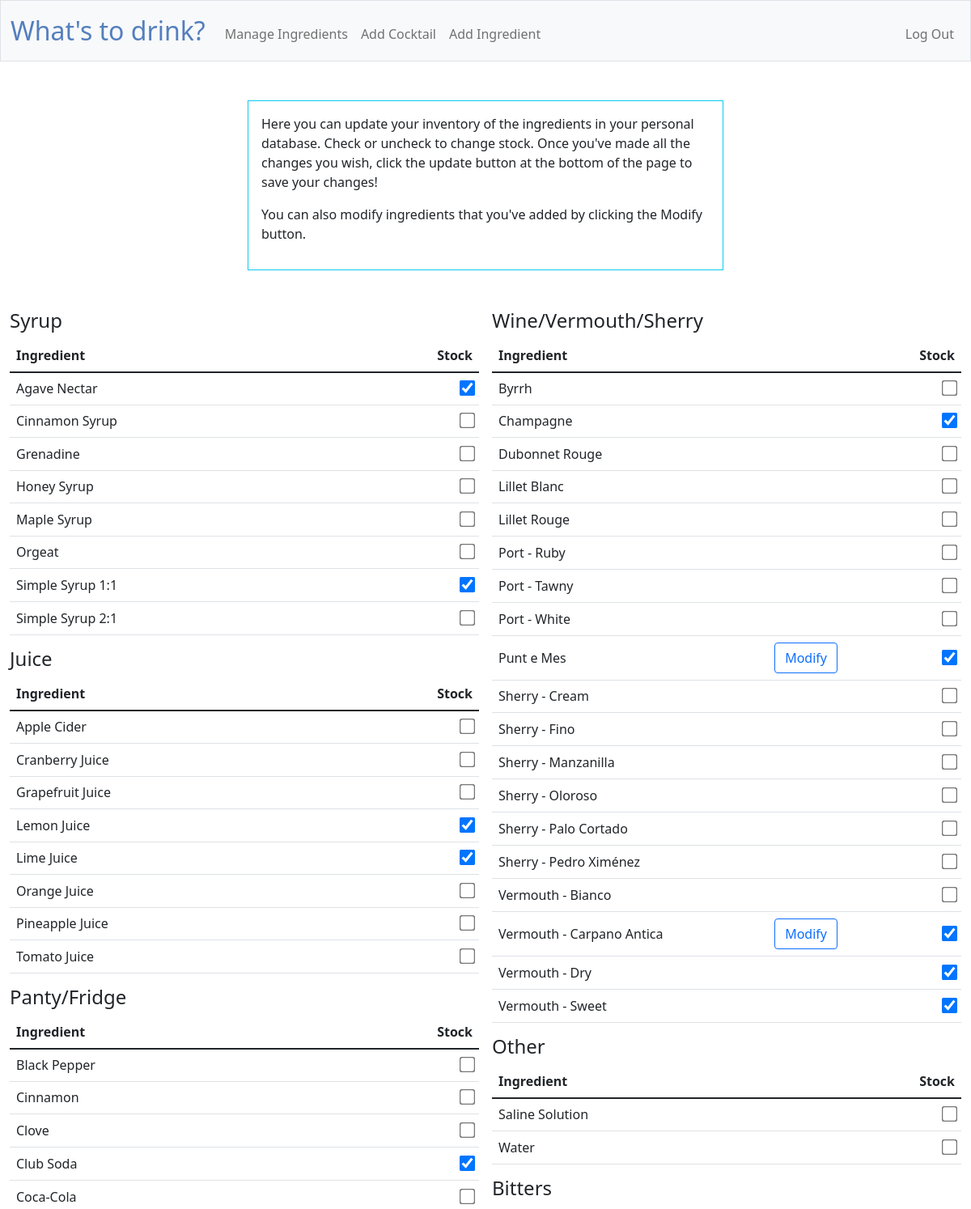
Page /manageingredients (signed in, upper part) on the committed database.
### tables this page shows
CREATE TABLE common_ingredients (id INTEGER PRIMARY KEY AUTOINCREMENT NOT NULL, name TEXT NOT NULL, type TEXT);

### app.py (the view, shortened to what this page needs)
@app.route("/manageingredients", methods=["GET", "POST"])
@login_required
def manageingredients():
    if request.method =="GET":
        ingredients = db.execute("SELECT 'common' AS source, ci.id AS ingredient_id, ci.name, ci.type, cs.stock FROM common_ingredients ci LEFT JOIN common_stock cs ON ci.id = cs.ingredient_id AND cs.user_id = ? UNION SELECT 'user' AS source, i.id AS ingredient_id, i.name, i.type, i.stock FROM ingredients i WHERE i.user_id = ? ORDER BY name ASC", session["user_id"], session["user_id"])
        types = db.execute("SELECT DISTINCT type FROM common_ingredients")
        return render_template(
            "manageingredients.html", ingredients=ingredients, types=types
        )

### app.py (called while the page is built)
@app.after_request
def after_request(response):
    response.headers["Cache-Control"] = "no-cache, no-store, must-revalidate"
    response.headers["Expires"] = 0
    response.headers["Pragma"] = "no-cache"
    return response

### helpers.py (called while the page is built)
def login_required(f):
    @wraps(f)
    def decorated_function(*args, **kwargs):
        if session.get("user_id") is None:
            return redirect("/login")
        return f(*args, **kwargs)
    return decorated_function

### templates/manageingredients.html (shortened to what this page needs)
{% extends "layout.html" %}
{% block main %}
    <div class="center mb-5 border border-info p-3">
        <p>Here you can update your inventory of the ingredients in your personal database. Check or uncheck to change stock. Once you've made all the changes you wish, click the update button at the bottom of the page to save your changes!</p>
        <p>You can also modify ingredients that you've added by clicking the Modify button.</p>
    </div>
    <form action="/manageingredients" method="post">
        <div class="table-group mb-3">
        {% for type in types %}
            <div class="no-break">
                <h4>{{ type.type }}</h4>
                <table class="table table-hover">
                    <thead>
                        <tr>
                            <th class="left-text">Ingredient</th>
                            <th></th>
                            <th class="right-text">Stock</th>
                        </tr>
                    </thead>
                    <tbody>
                        {% for ingredient in ingredients %}
                            <tr>
                                {% if ingredient.type == type.type %}
                                    <td class="left-text">{{ ingredient.name }}</td>
                                    <td class="button-cell">
                                    {% if ingredient.source == 'user' %}
                                    <button class="btn btn-outline-primary" type="button" onclick="makeModal();populateModal('{{ ingredient.name }}')">Modify</button></td>
                                    {% endif %}
                                    {% if ingredient.stock == "on" %}
                                    <td class="right-text">
                                        <input type="checkbox" id="stock_{{ ingredient.name }}" name="stock_{{ ingredient.name }}" checked>
                                    </td>
                                    {% else %}
                                    <td class="right-text">
                                        <input type="checkbox" id="stock_{{ ingredient.name }}" name="stock_{{ ingredient.name }}" unchecked>
                                    </td>
                                    {% endif %}
                                {% endif %}
                            </tr>
                        {% endfor %}
                    </tbody>
                </table>
            </div>
        {% endfor %}
        </div>
    </form>
{% endblock %}

### templates/layout.html (shortened to what this page needs)
<!DOCTYPE html>
<html lang="en">
    <head>
        <link href="https://cdn.jsdelivr.net/npm/bootstrap@5.1.3/dist/css/bootstrap.min.css" rel="stylesheet">
        <link href="/static/styles.css" rel="stylesheet">
    </head>
    <body>
        <nav class="bg-light border navbar navbar-expand-md navbar-light">
            <div class="container-fluid">
                <a class="navbar-brand" href="/whatstodrink"><span class="blue">What's to drink?</span></a>
                <div class="collapse navbar-collapse" id="navbar">
                    {% if session["user_id"] %}
                        <ul class="navbar-nav me-auto mt-2">
                            <li class="nav-item"><a class="nav-link" href="/manageingredients">Manage Ingredients</a></li>
                            <li class="nav-item"><a class="nav-link" href="/addcocktail">Add Cocktail</a></li>
                            <li class="nav-item"><a class="nav-link" href="/addingredient">Add Ingredient</a></li>
                        </ul>
                        <ul class="navbar-nav ms-auto mt-2">
                            <li class="nav-item"><a class="nav-link" href="/logout">Log Out</a></li>
                        </ul>
                    {% else %}
                        <ul class="navbar-nav ms-auto mt-2">
                            <li class="nav-item"><a class="nav-link" href="/register">Register</a></li>
                            <li class="nav-item"><a class="nav-link" href="/login">Log In</a></li>
                        </ul>
                    {% endif %}
                </div>
            </div>
        </nav>
        <main class="container-fluid py-5">
            {% block main %}{% endblock %}
        </main>
    </body>
</html>

### static/styles.css (style rules this page uses)
.center { margin: auto; width: 50%; padding: 10px; }
nav .navbar-brand { font-size: xx-large; }
nav .navbar-brand .blue { color: #537fbe; }
table { background-color: transparent; margin-left: auto; margin-right: auto; margin-bottom: 1rem; width: 350px; }
table th, table td { padding: 0.75rem; vertical-align: middle; }
input[type=checkbox] { transform: scale(1.5); margin-left: 1rem; }
.no-break { break-inside: avoid-column; }
.table-group { column-count: 6; column-width: 400px; }
.blue { color: #537fbe; }
.right-text { text-align: right; }
.left-text { text-align: left; }

### rows in the picture
common_ingredients: name "Agave Nectar"
common_ingredients: name "Cinnamon Syrup"
common_ingredients: name "Grenadine"
common_ingredients: name "Honey Syrup"
common_ingredients: name "Maple Syrup"
common_ingredients: name "Orgeat"
common_ingredients: name "Simple Syrup 1:1"
common_ingredients: name "Simple Syrup 2:1"
common_ingredients: name "Apple Cider"
common_ingredients: name "Cranberry Juice"
common_ingredients: name "Grapefruit Juice"
common_ingredients: name "Lemon Juice"
common_ingredients: name "Lime Juice"
common_ingredients: name "Orange Juice"
common_ingredients: name "Pineapple Juice"
common_ingredients: name "Tomato Juice"
common_ingredients: name "Black Pepper"
common_ingredients: name "Cinnamon"
common_ingredients: name "Clove"
common_ingredients: name "Club Soda"
common_ingredients: name "Coca-Cola"
common_ingredients: name "Byrrh"
common_ingredients: name "Champagne"
common_ingredients: name "Dubonnet Rouge"
common_ingredients: name "Lillet Blanc"
common_ingredients: name "Lillet Rouge"
common_ingredients: name "Port - Ruby"
common_ingredients: name "Port - Tawny"
common_ingredients: name "Port - White"
common_ingredients: name "Sherry - Cream"
common_ingredients: name "Sherry - Fino"
common_ingredients: name "Sherry - Manzanilla"
common_ingredients: name "Sherry - Oloroso"
common_ingredients: name "Sherry - Palo Cortado"
common_ingredients: name "Sherry - Pedro Ximénez"
common_ingredients: name "Vermouth - Bianco"
common_ingredients: name "Vermouth - Dry"
common_ingredients: name "Vermouth - Sweet"
common_ingredients: name "Saline Solution"
common_ingredients: name "Water"

### other values in the picture
{{ type.type }} "Syrup" "Juice" "Panty/Fridge" "Wine/Vermouth/Sherry" "Other" "Bitters"
{{ ingredient.name }} "Punt e Mes" "Vermouth - Carpano Antica"
